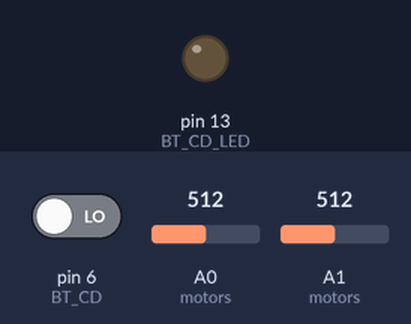
Bench run of a sketch on a simulated Arduino Uno, built with avr-gcc and run on an emulated ATmega328P. Shown: output pins drawn as LEDs (lit = HIGH). The test bench sets the inputs (shaded band); at power-on: pin 6 (BT_CD) LOW, A0 (motors) = 512, A1 (motors) = 512.

Above: at 1.2 s.
1.3 s: pin 6 (BT_CD) driven HIGH
At 2.6 s:
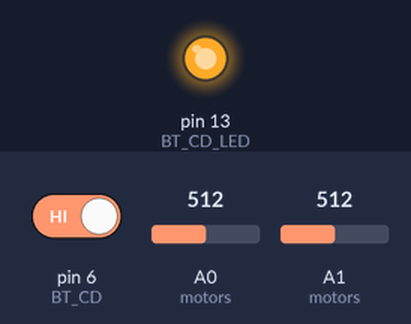
2.9 s: pin 6 (BT_CD) driven LOW
At 4.4 s:
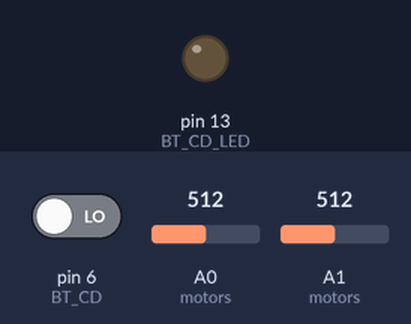
Timing chart, 0 to 5.9 s (numbered marks = the images above; inputs shaded):
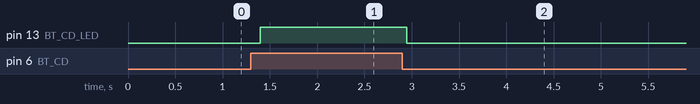

Measured:
- after the input at 1.3 s, pin 13 (BT_CD_LED): LOW → HIGH after 0.10 s
- after the input at 2.9 s, pin 13 (BT_CD_LED): HIGH → LOW after 0.05 s

The sketch:

bt_remote.ino
```cpp
// BT-car, remote controller

/* Constants */

// Bluetooth module serial pins
#define BT_RX 4
#define BT_TX 5
// Bluetooth carrier detect pin
#define BT_CD 6
#define BT_CD_LED 13

// Use softwareSerial for the bt communication
#include <SoftwareSerial.h>

/* BT communication global objects */

SoftwareSerial btSerial(BT_RX, BT_TX); // Software-serial interface

// Message structure for bluetooth communication
struct s_control_msg {
  uint8_t start_magic;   // '<'
  uint8_t state[2];      // two byte hex encoded state
  uint8_t left_motor[2]; // two byte hex left motor speed
  uint8_t right_motor[2];// two byte hex right motor speed
  uint8_t end_magic;     // '>'
};

// Message and decoding helper
s_control_msg msg;  // Incoming message
uint8_t msg_field;  // Next message field to receive

void setup() {
  // Pins
  pinMode(BT_CD, INPUT);
  pinMode(13, OUTPUT);   // Use the built-in led for BT-carrier detect light
  Serial.begin(115200);  // USB serial
  btSerial.begin(38400); // SoftwareSerial, needs to match module configuration
                          // Higher speeds than 38400 result in errors.
}

void loop() {
  // BT carrier detect
  if (digitalRead(BT_CD) == HIGH) {
    // We have a link
    delay(100);

    digitalWrite(BT_CD_LED, HIGH); // Turn on link-detect led

    /* Read and process the input from the joysticks */

    //Analog input from A0 and A1
    int sensorValue0 = analogRead(A0);  //value of A0 from 0 to 1023 (left side motors)
    int sensorValue1 = analogRead(A1);  //value of A1 from 0 to 1023 (right side motors)
    int deadZoneStart = 501;            //deadzone around halfway
    int deadZoneEnd = 521;
    bool motor1_dir, motor2_dir;
    uint8_t motor1_speed, motor2_speed;


    //Check on which side of the deadzone the joystick is and control the motors accordingly
    if(sensorValue0 > deadZoneEnd) {
      uint8_t mappedValue0 = map(sensorValue0, deadZoneEnd, 1023, 0, 255); //map 521-1023 to 0-255
      motor1_dir = true;
      motor1_speed = mappedValue0;
    } else if(sensorValue0 < deadZoneStart) {
      uint8_t mappedValue0 = map(sensorValue0, 0, deadZoneStart, 255, 0); //map 0-501 to 0-255
      motor1_dir = false;
      motor1_speed = mappedValue0;
    } else {
      motor1_dir=false;
      motor1_speed=0;
    }

    if(sensorValue1 > deadZoneEnd) {
      int mappedValue1 = map(sensorValue1, deadZoneEnd, 1023, 0, 255);
      motor2_dir=true;
      motor2_speed=mappedValue1;
    } else if(sensorValue1 < deadZoneStart) {
      int mappedValue1 = map(sensorValue1, 0, deadZoneStart, 255, 0);
      motor2_dir=false;
      motor2_speed=mappedValue1;
    } else {
      motor2_dir=true;
      motor2_speed=0;
    }

    // Send the control data to the car
    send_msg(motor1_dir,motor2_dir,motor1_speed,motor2_speed);


  } else {
    // No BT link
    digitalWrite(BT_CD_LED, LOW);
  }
}

// Decode a received message
void decode_msg() {
  uint8_t left_direction, right_direction, left_speed, right_speed, state;

  /* First the 8bit state variable */
  state = hexToDec(msg.state);
  // First bit controls the left motor direction
  if (state & B00000001) { // bitwise and (&): 11 & 01 = 01
    left_direction = 1;
  } else {
    left_direction = 2;
  }

  // Second bit controls the rigth motor direction
  if (state & B00000010) { // bitwise and (&): 11 & 01 = 01
    right_direction = 1;
  } else {
    right_direction = 2;
  }

  // Debug code; output the decoded values to serial
  Serial.println("Decoded:");
  Serial.print(left_direction);
  Serial.println(right_direction);
  Serial.println(left_speed);
  Serial.println(right_speed);
}

// Send a message over the BT link
// directions are true for forward
void send_msg(bool left_direction, bool right_direction, uint8_t left_speed, uint8_t right_speed) {
  uint8_t state = 0;
  String str;
  s_control_msg send_msg;

  // Place start and end markers
  send_msg.start_magic = '<';
  send_msg.end_magic   = '>';

  // Encode the motor directions
  // bitwise or (|): 10 | 01 = 11
  if (left_direction) {
    state = state | B00000001;
  }
  if (right_direction) {
    state = state | B00000010;
  }

  // Encode the state as a 2-digit hex number
  str = decToHex(state);
  // Place the hex digits on the message struct
  send_msg.state[0] = str.c_str()[0];
  send_msg.state[1] = str.c_str()[1];

  // Speeds: just encode the given values as hex and place into the message
  str = decToHex(left_speed);
  send_msg.left_motor[0] = str.c_str()[0];
  send_msg.left_motor[1] = str.c_str()[1];

  str = decToHex(right_speed);
  send_msg.right_motor[0] = str.c_str()[0];
  send_msg.right_motor[1] = str.c_str()[1];

  // Send the message. This uses some pointer-magic for convenience...
  // &send_msg == pointer to send_msg
  // then we cast it as a uint8_t pointer, so it becomes an array of uint8_t
  // after that it is easy to just loop over all the 8bit bytes in the message and send them
  for (uint8_t i = 0; i < 8; i++) {
    btSerial.write(((uint8_t*)&send_msg)[i]);
  }
}

// Check if any new serial data has been received, if so process it into a message
void receive_msg() {
  // Read new data until we get a complete message or data is exhausted
  while (btSerial.available()) {

    // Read one byte from the serial buffer
    uint8_t in = (uint8_t)btSerial.read();

    // Check if we got the message start or end marker
    if (in == '<') {
      // Start of message
      msg_field=1;    // Start receiving actual data
      continue;       // Return to the while loop
    } else if (msg_field == 7 && in == '>') {
      // Complete message received.
      msg_field = 0;  // Reset the message receiving state to start
      decode_msg();   // Decode the received message
      continue;       // Return to the while loop
    } else if (in == '>') {
      // Premature end, not enough message fields received
      msg_field = 0;  // Reset the message reiving state
      continue;       // Return to the while loop
    }
    // Validate input to be 0-9 a-f
    if ((in >= '0' && in <= '9') || (in >= 'a' && in <= 'f')) {
      // Valid hex digit received. Now place it into the correct field.
      switch(msg_field) {
        case 1: msg.state[0] = in;       break;
        case 2: msg.state[1] = in;       break;
        case 3: msg.left_motor[0] = in;  break;
        case 4: msg.left_motor[1] = in;  break;
        case 5: msg.right_motor[0] = in; break;
        case 6: msg.right_motor[1] = in; break;
      }
      msg_field++;  // Increment the message receiving state
    } else {
      // Invalid data, give up
      msg_field = 0;
    }
  }
}

/* Utility functions */

// Echo data from one serial to the other, for configuring the BT module and debugging
void serialEcho() {
  if (btSerial.available()) {
    Serial.write(btSerial.read());
  }
  if (Serial.available()) {
    btSerial.write(Serial.read());
  }
}


// Decode 2-digit hex number to integer
// eg. 0f -> 15
uint8_t hexToDec(uint8_t *hexString) {
  uint8_t decValue = 0;
  uint8_t nextInt;

  for (uint8_t i = 0; i < 2; i++) {

    nextInt = hexString[i];
    if (nextInt >= 48 && nextInt <= 57) nextInt = map(nextInt, 48, 57, 0, 9);
    if (nextInt >= 65 && nextInt <= 70) nextInt = map(nextInt, 65, 70, 10, 15);
    if (nextInt >= 97 && nextInt <= 102) nextInt = map(nextInt, 97, 102, 10, 15);
    nextInt = constrain(nextInt, 0, 15);

    decValue = (decValue * 16) + nextInt;
  }

  return decValue;
}

// Encode a integer into two digit hex number
String decToHex(byte decValue) {

  String hexString = String(decValue, HEX);
  while (hexString.length() < 2) hexString = "0" + hexString;

  return hexString;
}
```
